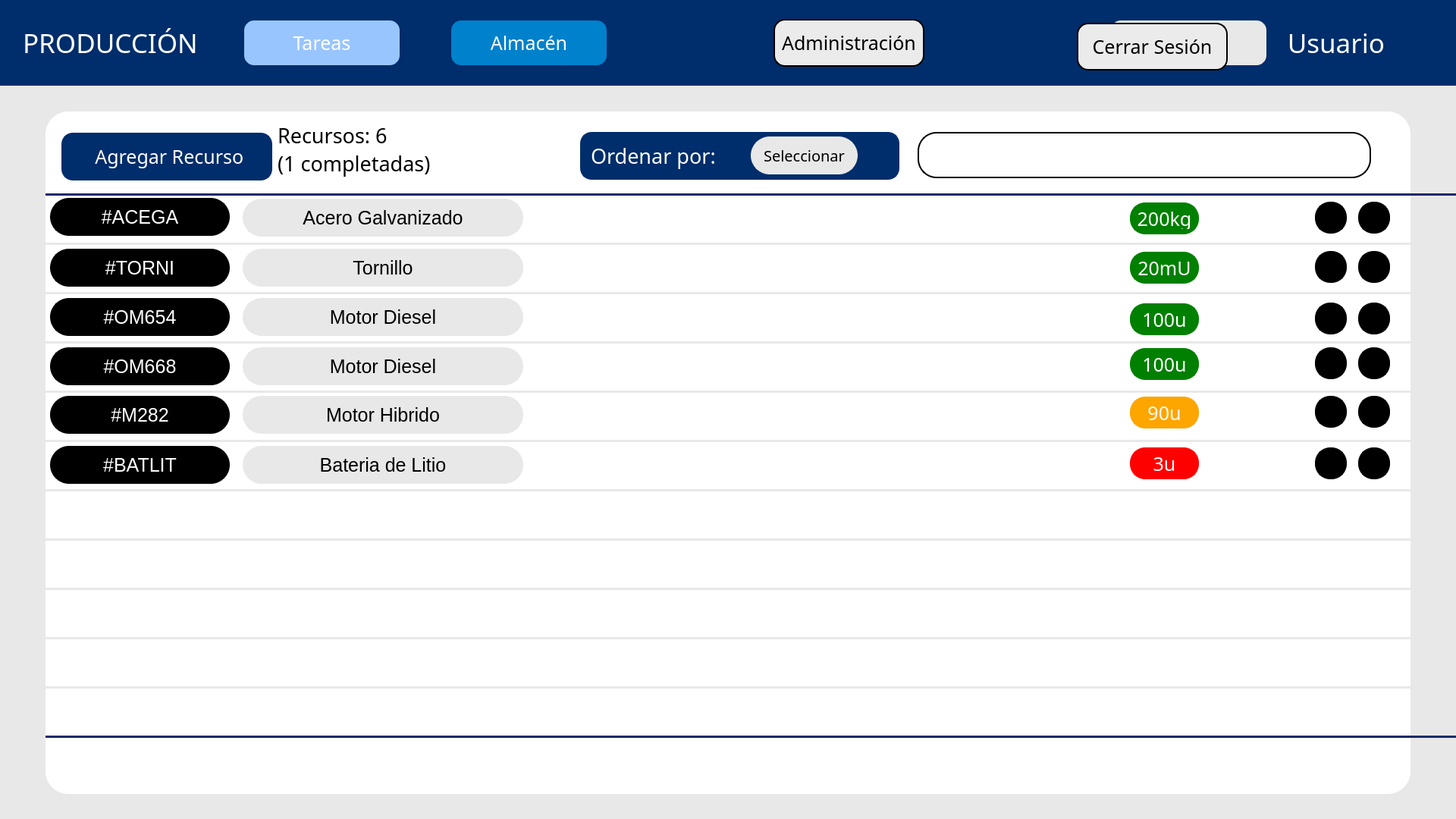
<?xml version="1.0" encoding="UTF-8"?>
<ui version="4.0">
 <class>Widget</class>
 <widget class="QWidget" name="Widget">
  <property name="geometry">
   <rect>
    <x>0</x>
    <y>0</y>
    <width>1920</width>
    <height>1080</height>
   </rect>
  </property>
  <property name="windowTitle">
   <string>Widget</string>
  </property>
  <widget class="QLabel" name="label_3">
   <property name="geometry">
    <rect>
     <x>0</x>
     <y>0</y>
     <width>1920</width>
     <height>113</height>
    </rect>
   </property>
   <property name="styleSheet">
    <string notr="true">background-color: rgb(0, 45, 107);</string>
   </property>
   <property name="text">
    <string/>
   </property>
   <property name="scaledContents">
    <bool>false</bool>
   </property>
  </widget>
  <widget class="QLabel" name="label_4">
   <property name="geometry">
    <rect>
     <x>0</x>
     <y>113</y>
     <width>1920</width>
     <height>967</height>
    </rect>
   </property>
   <property name="styleSheet">
    <string notr="true">background-color: #e8e8e8; </string>
   </property>
   <property name="text">
    <string/>
   </property>
   <property name="scaledContents">
    <bool>false</bool>
   </property>
  </widget>
  <widget class="QLabel" name="label_5">
   <property name="geometry">
    <rect>
     <x>918</x>
     <y>14</y>
     <width>85</width>
     <height>85</height>
    </rect>
   </property>
   <property name="styleSheet">
    <string notr="true"/>
   </property>
   <property name="text">
    <string/>
   </property>
   <property name="pixmap">
    <pixmap>logo.png</pixmap>
   </property>
   <property name="scaledContents">
    <bool>true</bool>
   </property>
  </widget>
  <widget class="QLabel" name="label_6">
   <property name="geometry">
    <rect>
     <x>60</x>
     <y>147</y>
     <width>1800</width>
     <height>900</height>
    </rect>
   </property>
   <property name="styleSheet">
    <string notr="true">background-color: white;
    border: 2px solid #ffffff;
    border-radius: 30px; /* Bordes redondeados */
    padding: 5px;</string>
   </property>
   <property name="text">
    <string/>
   </property>
   <property name="scaledContents">
    <bool>false</bool>
   </property>
  </widget>
  <widget class="QPushButton" name="botonAgregar">
   <property name="geometry">
    <rect>
     <x>81</x>
     <y>175</y>
     <width>278</width>
     <height>63</height>
    </rect>
   </property>
   <property name="font">
    <font>
     <family>icon-ui</family>
     <pointsize>19</pointsize>
    </font>
   </property>
   <property name="styleSheet">
    <string notr="true">background-color: rgb(0, 45, 107);
color: white;

border: 2px solid #002d6b;
border-radius: 15px; /* Bordes redondeados */
padding: 5px;



</string>
   </property>
   <property name="text">
    <string> Agregar Recurso</string>
   </property>
   <property name="icon">
    <iconset>
     <normaloff>c.png</normaloff>c.png</iconset>
   </property>
  </widget>
  <widget class="QLabel" name="label_12">
   <property name="geometry">
    <rect>
     <x>30</x>
     <y>36</y>
     <width>361</width>
     <height>41</height>
    </rect>
   </property>
   <property name="font">
    <font>
     <family>icon-ui</family>
     <pointsize>26</pointsize>
    </font>
   </property>
   <property name="styleSheet">
    <string notr="true">color: white;</string>
   </property>
   <property name="text">
    <string>PRODUCCIÓN</string>
   </property>
   <property name="alignment">
    <set>Qt::AlignmentFlag::AlignLeading|Qt::AlignmentFlag::AlignLeft|Qt::AlignmentFlag::AlignVCenter</set>
   </property>
  </widget>
  <widget class="QLabel" name="label_13">
   <property name="geometry">
    <rect>
     <x>1700</x>
     <y>36</y>
     <width>126</width>
     <height>41</height>
    </rect>
   </property>
   <property name="font">
    <font>
     <family>icon-ui</family>
     <pointsize>26</pointsize>
    </font>
   </property>
   <property name="styleSheet">
    <string notr="true">color: white;</string>
   </property>
   <property name="text">
    <string>Usuario</string>
   </property>
   <property name="alignment">
    <set>Qt::AlignmentFlag::AlignRight|Qt::AlignmentFlag::AlignTrailing|Qt::AlignmentFlag::AlignVCenter</set>
   </property>
  </widget>
  <widget class="QLabel" name="label_7">
   <property name="geometry">
    <rect>
     <x>1836</x>
     <y>29</y>
     <width>56</width>
     <height>56</height>
    </rect>
   </property>
   <property name="styleSheet">
    <string notr="true"/>
   </property>
   <property name="text">
    <string/>
   </property>
   <property name="pixmap">
    <pixmap>perfil-de-usuario.png</pixmap>
   </property>
   <property name="scaledContents">
    <bool>true</bool>
   </property>
  </widget>
  <widget class="QLabel" name="label_14">
   <property name="geometry">
    <rect>
     <x>366</x>
     <y>144</y>
     <width>347</width>
     <height>106</height>
    </rect>
   </property>
   <property name="font">
    <font>
     <family>icon-ui</family>
     <pointsize>20</pointsize>
    </font>
   </property>
   <property name="styleSheet">
    <string notr="true">color: black;</string>
   </property>
   <property name="text">
    <string>Recursos: 6
(1 completadas)</string>
   </property>
   <property name="alignment">
    <set>Qt::AlignmentFlag::AlignLeading|Qt::AlignmentFlag::AlignLeft|Qt::AlignmentFlag::AlignVCenter</set>
   </property>
  </widget>
  <widget class="QLabel" name="label">
   <property name="geometry">
    <rect>
     <x>60</x>
     <y>255</y>
     <width>1920</width>
     <height>3</height>
    </rect>
   </property>
   <property name="styleSheet">
    <string notr="true">background-color: rgb(0, 45, 107);</string>
   </property>
   <property name="text">
    <string/>
   </property>
  </widget>
  <widget class="QLabel" name="label_2">
   <property name="geometry">
    <rect>
     <x>60</x>
     <y>320</y>
     <width>1920</width>
     <height>3</height>
    </rect>
   </property>
   <property name="styleSheet">
    <string notr="true">background-color: rgb(232, 232, 232);</string>
   </property>
   <property name="text">
    <string/>
   </property>
  </widget>
  <widget class="QLabel" name="label_10">
   <property name="geometry">
    <rect>
     <x>60</x>
     <y>385</y>
     <width>1920</width>
     <height>3</height>
    </rect>
   </property>
   <property name="styleSheet">
    <string notr="true">background-color: rgb(232, 232, 232);</string>
   </property>
   <property name="text">
    <string/>
   </property>
  </widget>
  <widget class="QLabel" name="label_11">
   <property name="geometry">
    <rect>
     <x>60</x>
     <y>515</y>
     <width>1920</width>
     <height>3</height>
    </rect>
   </property>
   <property name="styleSheet">
    <string notr="true">background-color: rgb(232, 232, 232);</string>
   </property>
   <property name="text">
    <string/>
   </property>
  </widget>
  <widget class="QLabel" name="label_9">
   <property name="geometry">
    <rect>
     <x>60</x>
     <y>450</y>
     <width>1920</width>
     <height>3</height>
    </rect>
   </property>
   <property name="styleSheet">
    <string notr="true">background-color: rgb(232, 232, 232);</string>
   </property>
   <property name="text">
    <string/>
   </property>
  </widget>
  <widget class="QLabel" name="label_15">
   <property name="geometry">
    <rect>
     <x>60</x>
     <y>645</y>
     <width>1920</width>
     <height>3</height>
    </rect>
   </property>
   <property name="styleSheet">
    <string notr="true">background-color: rgb(232, 232, 232);</string>
   </property>
   <property name="text">
    <string/>
   </property>
  </widget>
  <widget class="QLabel" name="label_16">
   <property name="geometry">
    <rect>
     <x>60</x>
     <y>580</y>
     <width>1920</width>
     <height>3</height>
    </rect>
   </property>
   <property name="styleSheet">
    <string notr="true">background-color: rgb(232, 232, 232);</string>
   </property>
   <property name="text">
    <string/>
   </property>
  </widget>
  <widget class="QLabel" name="label_17">
   <property name="geometry">
    <rect>
     <x>60</x>
     <y>710</y>
     <width>1920</width>
     <height>3</height>
    </rect>
   </property>
   <property name="styleSheet">
    <string notr="true">background-color: rgb(232, 232, 232);</string>
   </property>
   <property name="text">
    <string/>
   </property>
  </widget>
  <widget class="QLabel" name="label_18">
   <property name="geometry">
    <rect>
     <x>60</x>
     <y>775</y>
     <width>1920</width>
     <height>3</height>
    </rect>
   </property>
   <property name="styleSheet">
    <string notr="true">background-color: rgb(232, 232, 232);</string>
   </property>
   <property name="text">
    <string/>
   </property>
  </widget>
  <widget class="QLabel" name="label_19">
   <property name="geometry">
    <rect>
     <x>60</x>
     <y>840</y>
     <width>1920</width>
     <height>3</height>
    </rect>
   </property>
   <property name="styleSheet">
    <string notr="true">background-color: rgb(232, 232, 232);</string>
   </property>
   <property name="text">
    <string/>
   </property>
  </widget>
  <widget class="QLabel" name="label_20">
   <property name="geometry">
    <rect>
     <x>60</x>
     <y>970</y>
     <width>1920</width>
     <height>3</height>
    </rect>
   </property>
   <property name="styleSheet">
    <string notr="true">background-color: rgb(0, 45, 107);</string>
   </property>
   <property name="text">
    <string/>
   </property>
  </widget>
  <widget class="QLabel" name="label_21">
   <property name="geometry">
    <rect>
     <x>60</x>
     <y>905</y>
     <width>1920</width>
     <height>3</height>
    </rect>
   </property>
   <property name="styleSheet">
    <string notr="true">background-color: rgb(232, 232, 232);</string>
   </property>
   <property name="text">
    <string/>
   </property>
  </widget>
  <widget class="QLabel" name="label_35">
   <property name="geometry">
    <rect>
     <x>66</x>
     <y>261</y>
     <width>237</width>
     <height>50</height>
    </rect>
   </property>
   <property name="font">
    <font>
     <family>Segoe UI</family>
     <pointsize>19</pointsize>
    </font>
   </property>
   <property name="styleSheet">
    <string notr="true">background-color: black;
color: rgb(255, 255, 255);

border: 2px solid black;
border-radius: 25px; /* Bordes redondeados */
padding: 5px;
</string>
   </property>
   <property name="text">
    <string>#ACEGA</string>
   </property>
   <property name="alignment">
    <set>Qt::AlignmentFlag::AlignCenter</set>
   </property>
  </widget>
  <widget class="QLabel" name="label_36">
   <property name="geometry">
    <rect>
     <x>66</x>
     <y>328</y>
     <width>237</width>
     <height>50</height>
    </rect>
   </property>
   <property name="font">
    <font>
     <family>Segoe UI</family>
     <pointsize>19</pointsize>
    </font>
   </property>
   <property name="styleSheet">
    <string notr="true">background-color: black;
color: rgb(255, 255, 255);

border: 2px solid black;
border-radius: 25px; /* Bordes redondeados */
padding: 5px;
</string>
   </property>
   <property name="text">
    <string>#TORNI</string>
   </property>
   <property name="alignment">
    <set>Qt::AlignmentFlag::AlignCenter</set>
   </property>
  </widget>
  <widget class="QLabel" name="label_37">
   <property name="geometry">
    <rect>
     <x>66</x>
     <y>393</y>
     <width>237</width>
     <height>50</height>
    </rect>
   </property>
   <property name="font">
    <font>
     <family>Segoe UI</family>
     <pointsize>19</pointsize>
    </font>
   </property>
   <property name="styleSheet">
    <string notr="true">background-color: black;
color: rgb(255, 255, 255);

border: 2px solid black;
border-radius: 25px; /* Bordes redondeados */
padding: 5px;
</string>
   </property>
   <property name="text">
    <string>#OM654</string>
   </property>
   <property name="alignment">
    <set>Qt::AlignmentFlag::AlignCenter</set>
   </property>
  </widget>
  <widget class="QLabel" name="label_38">
   <property name="geometry">
    <rect>
     <x>320</x>
     <y>262</y>
     <width>370</width>
     <height>50</height>
    </rect>
   </property>
   <property name="font">
    <font>
     <family>Segoe UI</family>
     <pointsize>19</pointsize>
    </font>
   </property>
   <property name="styleSheet">
    <string notr="true">background-color: #e8e8e8;
color: black;

border: 2px solid #e8e8e8;
border-radius: 25px; /* Bordes redondeados */
padding: 5px;
</string>
   </property>
   <property name="text">
    <string>Acero Galvanizado</string>
   </property>
   <property name="alignment">
    <set>Qt::AlignmentFlag::AlignCenter</set>
   </property>
  </widget>
  <widget class="QLabel" name="label_39">
   <property name="geometry">
    <rect>
     <x>320</x>
     <y>328</y>
     <width>370</width>
     <height>50</height>
    </rect>
   </property>
   <property name="font">
    <font>
     <family>Segoe UI</family>
     <pointsize>19</pointsize>
    </font>
   </property>
   <property name="styleSheet">
    <string notr="true">background-color: #e8e8e8;
color: black;

border: 2px solid #e8e8e8;
border-radius: 25px; /* Bordes redondeados */
padding: 5px;
</string>
   </property>
   <property name="text">
    <string>Tornillo</string>
   </property>
   <property name="alignment">
    <set>Qt::AlignmentFlag::AlignCenter</set>
   </property>
  </widget>
  <widget class="QLabel" name="label_40">
   <property name="geometry">
    <rect>
     <x>320</x>
     <y>393</y>
     <width>370</width>
     <height>50</height>
    </rect>
   </property>
   <property name="font">
    <font>
     <family>Segoe UI</family>
     <pointsize>19</pointsize>
    </font>
   </property>
   <property name="styleSheet">
    <string notr="true">background-color: #e8e8e8;
color: black;

border: 2px solid #e8e8e8;
border-radius: 25px; /* Bordes redondeados */
padding: 5px;
</string>
   </property>
   <property name="text">
    <string>Motor Diesel</string>
   </property>
   <property name="alignment">
    <set>Qt::AlignmentFlag::AlignCenter</set>
   </property>
  </widget>
  <widget class="QPushButton" name="botonEditar1">
   <property name="geometry">
    <rect>
     <x>1734</x>
     <y>266</y>
     <width>42</width>
     <height>42</height>
    </rect>
   </property>
   <property name="font">
    <font>
     <family>icon-ui</family>
     <pointsize>19</pointsize>
    </font>
   </property>
   <property name="styleSheet">
    <string notr="true">background-color: black;

border: 2px solid black;
border-radius: 20px; /* Bordes redondeados */
padding: 5px;</string>
   </property>
   <property name="text">
    <string/>
   </property>
   <property name="icon">
    <iconset>
     <normaloff>edit.png</normaloff>edit.png</iconset>
   </property>
  </widget>
  <widget class="QPushButton" name="botonEditar2">
   <property name="geometry">
    <rect>
     <x>1734</x>
     <y>331</y>
     <width>42</width>
     <height>42</height>
    </rect>
   </property>
   <property name="font">
    <font>
     <family>icon-ui</family>
     <pointsize>19</pointsize>
    </font>
   </property>
   <property name="styleSheet">
    <string notr="true">background-color: black;

border: 2px solid black;
border-radius: 20px; /* Bordes redondeados */
padding: 5px;</string>
   </property>
   <property name="text">
    <string/>
   </property>
   <property name="icon">
    <iconset>
     <normaloff>edit.png</normaloff>edit.png</iconset>
   </property>
  </widget>
  <widget class="QPushButton" name="botonEditar3">
   <property name="geometry">
    <rect>
     <x>1734</x>
     <y>399</y>
     <width>42</width>
     <height>42</height>
    </rect>
   </property>
   <property name="font">
    <font>
     <family>icon-ui</family>
     <pointsize>19</pointsize>
    </font>
   </property>
   <property name="styleSheet">
    <string notr="true">background-color: black;

border: 2px solid black;
border-radius: 20px; /* Bordes redondeados */
padding: 5px;</string>
   </property>
   <property name="text">
    <string/>
   </property>
   <property name="icon">
    <iconset>
     <normaloff>edit.png</normaloff>edit.png</iconset>
   </property>
  </widget>
  <widget class="QPushButton" name="botonSacar2">
   <property name="geometry">
    <rect>
     <x>1791</x>
     <y>331</y>
     <width>42</width>
     <height>42</height>
    </rect>
   </property>
   <property name="font">
    <font>
     <family>icon-ui</family>
     <pointsize>19</pointsize>
    </font>
   </property>
   <property name="styleSheet">
    <string notr="true">background-color: black;

border: 2px solid black;
border-radius: 20px; /* Bordes redondeados */
padding: 5px;</string>
   </property>
   <property name="text">
    <string/>
   </property>
   <property name="icon">
    <iconset>
     <normaloff>close.png</normaloff>close.png</iconset>
   </property>
  </widget>
  <widget class="QPushButton" name="botonSacar1">
   <property name="geometry">
    <rect>
     <x>1791</x>
     <y>266</y>
     <width>42</width>
     <height>42</height>
    </rect>
   </property>
   <property name="font">
    <font>
     <family>icon-ui</family>
     <pointsize>19</pointsize>
    </font>
   </property>
   <property name="styleSheet">
    <string notr="true">background-color: black;

border: 2px solid black;
border-radius: 20px; /* Bordes redondeados */
padding: 5px;</string>
   </property>
   <property name="text">
    <string/>
   </property>
   <property name="icon">
    <iconset>
     <normaloff>close.png</normaloff>close.png</iconset>
   </property>
  </widget>
  <widget class="QPushButton" name="botonSacar3">
   <property name="geometry">
    <rect>
     <x>1791</x>
     <y>399</y>
     <width>42</width>
     <height>42</height>
    </rect>
   </property>
   <property name="font">
    <font>
     <family>icon-ui</family>
     <pointsize>19</pointsize>
    </font>
   </property>
   <property name="styleSheet">
    <string notr="true">background-color: black;

border: 2px solid black;
border-radius: 20px; /* Bordes redondeados */
padding: 5px;</string>
   </property>
   <property name="text">
    <string/>
   </property>
   <property name="icon">
    <iconset>
     <normaloff>close.png</normaloff>close.png</iconset>
   </property>
  </widget>
  <widget class="QLabel" name="label_42">
   <property name="geometry">
    <rect>
     <x>320</x>
     <y>458</y>
     <width>370</width>
     <height>50</height>
    </rect>
   </property>
   <property name="font">
    <font>
     <family>Segoe UI</family>
     <pointsize>19</pointsize>
    </font>
   </property>
   <property name="styleSheet">
    <string notr="true">background-color: #e8e8e8;
color: black;

border: 2px solid #e8e8e8;
border-radius: 25px; /* Bordes redondeados */
padding: 5px;
</string>
   </property>
   <property name="text">
    <string>Motor Diesel</string>
   </property>
   <property name="alignment">
    <set>Qt::AlignmentFlag::AlignCenter</set>
   </property>
  </widget>
  <widget class="QPushButton" name="botonEditar5">
   <property name="geometry">
    <rect>
     <x>1734</x>
     <y>522</y>
     <width>42</width>
     <height>42</height>
    </rect>
   </property>
   <property name="font">
    <font>
     <family>icon-ui</family>
     <pointsize>19</pointsize>
    </font>
   </property>
   <property name="styleSheet">
    <string notr="true">background-color: black;

border: 2px solid black;
border-radius: 20px; /* Bordes redondeados */
padding: 5px;</string>
   </property>
   <property name="text">
    <string/>
   </property>
   <property name="icon">
    <iconset>
     <normaloff>edit.png</normaloff>edit.png</iconset>
   </property>
  </widget>
  <widget class="QLabel" name="label_43">
   <property name="geometry">
    <rect>
     <x>66</x>
     <y>522</y>
     <width>237</width>
     <height>50</height>
    </rect>
   </property>
   <property name="font">
    <font>
     <family>Segoe UI</family>
     <pointsize>19</pointsize>
    </font>
   </property>
   <property name="styleSheet">
    <string notr="true">background-color: rgb(0, 0, 0);
color: rgb(255, 255, 255);

border: 2px solid #00000;
border-radius: 25px; /* Bordes redondeados */
padding: 5px;
</string>
   </property>
   <property name="text">
    <string>#M282</string>
   </property>
   <property name="alignment">
    <set>Qt::AlignmentFlag::AlignCenter</set>
   </property>
  </widget>
  <widget class="QPushButton" name="botonSacar5">
   <property name="geometry">
    <rect>
     <x>1791</x>
     <y>522</y>
     <width>42</width>
     <height>42</height>
    </rect>
   </property>
   <property name="font">
    <font>
     <family>icon-ui</family>
     <pointsize>19</pointsize>
    </font>
   </property>
   <property name="styleSheet">
    <string notr="true">background-color: black;

border: 2px solid black;
border-radius: 20px; /* Bordes redondeados */
padding: 5px;</string>
   </property>
   <property name="text">
    <string/>
   </property>
   <property name="icon">
    <iconset>
     <normaloff>close.png</normaloff>close.png</iconset>
   </property>
  </widget>
  <widget class="QLabel" name="label_44">
   <property name="geometry">
    <rect>
     <x>66</x>
     <y>458</y>
     <width>237</width>
     <height>50</height>
    </rect>
   </property>
   <property name="font">
    <font>
     <family>Segoe UI</family>
     <pointsize>19</pointsize>
    </font>
   </property>
   <property name="styleSheet">
    <string notr="true">background-color: black;
color: rgb(255, 255, 255);

border: 2px solid black;
border-radius: 25px; /* Bordes redondeados */
padding: 5px;
</string>
   </property>
   <property name="text">
    <string>#OM668</string>
   </property>
   <property name="alignment">
    <set>Qt::AlignmentFlag::AlignCenter</set>
   </property>
  </widget>
  <widget class="QPushButton" name="botonSacar4">
   <property name="geometry">
    <rect>
     <x>1791</x>
     <y>458</y>
     <width>42</width>
     <height>42</height>
    </rect>
   </property>
   <property name="font">
    <font>
     <family>icon-ui</family>
     <pointsize>19</pointsize>
    </font>
   </property>
   <property name="styleSheet">
    <string notr="true">background-color: black;

border: 2px solid black;
border-radius: 20px; /* Bordes redondeados */
padding: 5px;</string>
   </property>
   <property name="text">
    <string/>
   </property>
   <property name="icon">
    <iconset>
     <normaloff>close.png</normaloff>close.png</iconset>
   </property>
  </widget>
  <widget class="QLabel" name="label_46">
   <property name="geometry">
    <rect>
     <x>320</x>
     <y>522</y>
     <width>370</width>
     <height>50</height>
    </rect>
   </property>
   <property name="font">
    <font>
     <family>Segoe UI</family>
     <pointsize>19</pointsize>
    </font>
   </property>
   <property name="styleSheet">
    <string notr="true">background-color: #e8e8e8;
color: black;

border: 2px solid #e8e8e8;
border-radius: 25px; /* Bordes redondeados */
padding: 5px;
</string>
   </property>
   <property name="text">
    <string>Motor Hibrido</string>
   </property>
   <property name="alignment">
    <set>Qt::AlignmentFlag::AlignCenter</set>
   </property>
  </widget>
  <widget class="QPushButton" name="botonEditar4">
   <property name="geometry">
    <rect>
     <x>1734</x>
     <y>458</y>
     <width>42</width>
     <height>42</height>
    </rect>
   </property>
   <property name="font">
    <font>
     <family>icon-ui</family>
     <pointsize>19</pointsize>
    </font>
   </property>
   <property name="styleSheet">
    <string notr="true">background-color: black;

border: 2px solid black;
border-radius: 20px; /* Bordes redondeados */
padding: 5px;</string>
   </property>
   <property name="text">
    <string/>
   </property>
   <property name="icon">
    <iconset>
     <normaloff>edit.png</normaloff>edit.png</iconset>
   </property>
  </widget>
  <widget class="QPushButton" name="botonProgreso4">
   <property name="geometry">
    <rect>
     <x>1490</x>
     <y>459</y>
     <width>91</width>
     <height>42</height>
    </rect>
   </property>
   <property name="font">
    <font>
     <family>icon-ui</family>
     <pointsize>19</pointsize>
    </font>
   </property>
   <property name="styleSheet">
    <string notr="true">background-color: green;
color:white;

border: 2px solid green;
border-radius: 20px; /* Bordes redondeados */
padding: 5px;</string>
   </property>
   <property name="text">
    <string>100u</string>
   </property>
  </widget>
  <widget class="QPushButton" name="botonProgreso2">
   <property name="geometry">
    <rect>
     <x>1490</x>
     <y>332</y>
     <width>91</width>
     <height>42</height>
    </rect>
   </property>
   <property name="font">
    <font>
     <family>icon-ui</family>
     <pointsize>19</pointsize>
    </font>
   </property>
   <property name="styleSheet">
    <string notr="true">background-color: green;
color:white;

border: 2px solid green;
border-radius: 20px; /* Bordes redondeados */
padding: 5px;</string>
   </property>
   <property name="text">
    <string>20mU</string>
   </property>
  </widget>
  <widget class="QPushButton" name="botonProgreso5">
   <property name="geometry">
    <rect>
     <x>1490</x>
     <y>523</y>
     <width>91</width>
     <height>42</height>
    </rect>
   </property>
   <property name="font">
    <font>
     <family>icon-ui</family>
     <pointsize>19</pointsize>
    </font>
   </property>
   <property name="styleSheet">
    <string notr="true">background-color: orange;
color:white;

border: 2px solid orange;
border-radius: 20px; /* Bordes redondeados */
padding: 5px;</string>
   </property>
   <property name="text">
    <string>90u</string>
   </property>
  </widget>
  <widget class="QPushButton" name="botonProgreso3">
   <property name="geometry">
    <rect>
     <x>1490</x>
     <y>400</y>
     <width>91</width>
     <height>42</height>
    </rect>
   </property>
   <property name="font">
    <font>
     <family>icon-ui</family>
     <pointsize>19</pointsize>
    </font>
   </property>
   <property name="styleSheet">
    <string notr="true">background-color: green;
color:white;

border: 2px solid green;
border-radius: 20px; /* Bordes redondeados */
padding: 5px;</string>
   </property>
   <property name="text">
    <string>100u</string>
   </property>
  </widget>
  <widget class="QPushButton" name="botonProgreso1">
   <property name="geometry">
    <rect>
     <x>1490</x>
     <y>267</y>
     <width>91</width>
     <height>42</height>
    </rect>
   </property>
   <property name="font">
    <font>
     <family>icon-ui</family>
     <pointsize>19</pointsize>
    </font>
   </property>
   <property name="styleSheet">
    <string notr="true">background-color: green;
color:white;

border: 2px solid green;
border-radius: 20px; /* Bordes redondeados */
padding: 5px;</string>
   </property>
   <property name="text">
    <string>200kg</string>
   </property>
  </widget>
  <widget class="QLabel" name="label_22">
   <property name="geometry">
    <rect>
     <x>765</x>
     <y>174</y>
     <width>421</width>
     <height>63</height>
    </rect>
   </property>
   <property name="font">
    <font>
     <family>icon-ui</family>
     <pointsize>20</pointsize>
    </font>
   </property>
   <property name="styleSheet">
    <string notr="true">color: white;
background-color: rgb(0, 45, 107);

border: 2px solid #002d6b;
border-radius: 15px; /* Bordes redondeados */
padding: 5px;</string>
   </property>
   <property name="text">
    <string>Ordenar por:</string>
   </property>
   <property name="alignment">
    <set>Qt::AlignmentFlag::AlignLeading|Qt::AlignmentFlag::AlignLeft|Qt::AlignmentFlag::AlignVCenter</set>
   </property>
  </widget>
  <widget class="QLineEdit" name="lineEdit">
   <property name="geometry">
    <rect>
     <x>1261</x>
     <y>192</y>
     <width>501</width>
     <height>31</height>
    </rect>
   </property>
   <property name="styleSheet">
    <string notr="true">color: black;
background-color: white;

border: 2px solid white;
border-radius: 25px; /* Bordes redondeados */
padding: 5px;

font-size:15px;</string>
   </property>
  </widget>
  <widget class="QPushButton" name="botonBorrar">
   <property name="geometry">
    <rect>
     <x>1771</x>
     <y>192</y>
     <width>21</width>
     <height>31</height>
    </rect>
   </property>
   <property name="font">
    <font>
     <family>icon-ui</family>
     <pointsize>19</pointsize>
    </font>
   </property>
   <property name="styleSheet">
    <string notr="true">color: white;
background-color: white;

border: 2px solid white;
border-radius: 20px; /* Bordes redondeados */
padding: 5px;</string>
   </property>
   <property name="text">
    <string/>
   </property>
   <property name="icon">
    <iconset>
     <normaloff>close2.png</normaloff>close2.png</iconset>
   </property>
   <property name="iconSize">
    <size>
     <width>16</width>
     <height>16</height>
    </size>
   </property>
  </widget>
  <widget class="QPushButton" name="botonOrdenar1">
   <property name="geometry">
    <rect>
     <x>990</x>
     <y>180</y>
     <width>141</width>
     <height>50</height>
    </rect>
   </property>
   <property name="font">
    <font>
     <family>icon-ui</family>
     <pointsize>-1</pointsize>
    </font>
   </property>
   <property name="styleSheet">
    <string notr="true">background-color: #e8e8e8;
font-size:20px;
color:black;


border: 2px solid #e8e8e8;
border-radius: 25px; /* Bordes redondeados */
padding: 5px;</string>
   </property>
   <property name="text">
    <string>Seleccionar</string>
   </property>
   <property name="icon">
    <iconset>
     <normaloff>down_arrow.png</normaloff>down_arrow.png</iconset>
   </property>
  </widget>
  <widget class="QPushButton" name="botonBuscar">
   <property name="geometry">
    <rect>
     <x>1221</x>
     <y>187</y>
     <width>31</width>
     <height>41</height>
    </rect>
   </property>
   <property name="font">
    <font>
     <family>icon-ui</family>
     <pointsize>19</pointsize>
    </font>
   </property>
   <property name="styleSheet">
    <string notr="true">color: white;
background-color: white;

border: 2px solid white;
border-radius: 20px; /* Bordes redondeados */
padding: 5px;</string>
   </property>
   <property name="text">
    <string/>
   </property>
   <property name="icon">
    <iconset>
     <normaloff>search.png</normaloff>search.png</iconset>
   </property>
   <property name="iconSize">
    <size>
     <width>31</width>
     <height>31</height>
    </size>
   </property>
  </widget>
  <widget class="QLabel" name="label_24">
   <property name="geometry">
    <rect>
     <x>1210</x>
     <y>174</y>
     <width>598</width>
     <height>61</height>
    </rect>
   </property>
   <property name="font">
    <font>
     <family>icon-ui</family>
     <pointsize>20</pointsize>
    </font>
   </property>
   <property name="styleSheet">
    <string notr="true">color: white;
background-color: white;

border: 2px solid black;
border-radius: 25px; /* Bordes redondeados */
padding: 5px;</string>
   </property>
   <property name="text">
    <string/>
   </property>
   <property name="alignment">
    <set>Qt::AlignmentFlag::AlignLeading|Qt::AlignmentFlag::AlignLeft|Qt::AlignmentFlag::AlignVCenter</set>
   </property>
  </widget>
  <widget class="QPushButton" name="botonTareas">
   <property name="geometry">
    <rect>
     <x>320</x>
     <y>25</y>
     <width>209</width>
     <height>63</height>
    </rect>
   </property>
   <property name="font">
    <font>
     <family>icon-ui</family>
     <pointsize>19</pointsize>
    </font>
   </property>
   <property name="styleSheet">
    <string notr="true">background-color: #99c5ff;
color: white;

border: 2px solid #002d6b;
border-radius: 15px; /* Bordes redondeados */
padding: 5px;



</string>
   </property>
   <property name="text">
    <string>Tareas</string>
   </property>
  </widget>
  <widget class="QPushButton" name="botonAlmacen">
   <property name="geometry">
    <rect>
     <x>593</x>
     <y>25</y>
     <width>209</width>
     <height>63</height>
    </rect>
   </property>
   <property name="font">
    <font>
     <family>icon-ui</family>
     <pointsize>19</pointsize>
    </font>
   </property>
   <property name="styleSheet">
    <string notr="true">background-color: #0081cc;
color: white;

border: 2px solid #002d6b;
border-radius: 15px; /* Bordes redondeados */
padding: 5px;



</string>
   </property>
   <property name="text">
    <string>Almacén</string>
   </property>
  </widget>
  <widget class="QPushButton" name="botonAlerta">
   <property name="geometry">
    <rect>
     <x>1463</x>
     <y>25</y>
     <width>209</width>
     <height>63</height>
    </rect>
   </property>
   <property name="font">
    <font>
     <family>icon-ui</family>
     <pointsize>19</pointsize>
    </font>
   </property>
   <property name="styleSheet">
    <string notr="true">background-color: #e8e8e8;
color: black;

border: 2px solid #002d6b;
border-radius: 15px; /* Bordes redondeados */
padding: 5px;



</string>
   </property>
   <property name="text">
    <string>   Alertas</string>
   </property>
  </widget>
  <widget class="QPushButton" name="botonAlerta2">
   <property name="geometry">
    <rect>
     <x>1480</x>
     <y>35</y>
     <width>42</width>
     <height>42</height>
    </rect>
   </property>
   <property name="font">
    <font>
     <family>icon-ui</family>
     <pointsize>19</pointsize>
    </font>
   </property>
   <property name="styleSheet">
    <string notr="true">background-color: red;
color: white;

border: 2px solid red;
border-radius: 20px; /* Bordes redondeados */
padding: 5px;</string>
   </property>
   <property name="text">
    <string>1</string>
   </property>
  </widget>
  <widget class="QLabel" name="label_47">
   <property name="geometry">
    <rect>
     <x>320</x>
     <y>588</y>
     <width>370</width>
     <height>50</height>
    </rect>
   </property>
   <property name="font">
    <font>
     <family>Segoe UI</family>
     <pointsize>19</pointsize>
    </font>
   </property>
   <property name="styleSheet">
    <string notr="true">background-color: #e8e8e8;
color: black;

border: 2px solid #e8e8e8;
border-radius: 25px; /* Bordes redondeados */
padding: 5px;
</string>
   </property>
   <property name="text">
    <string>Bateria de Litio</string>
   </property>
   <property name="alignment">
    <set>Qt::AlignmentFlag::AlignCenter</set>
   </property>
  </widget>
  <widget class="QLabel" name="label_45">
   <property name="geometry">
    <rect>
     <x>66</x>
     <y>588</y>
     <width>237</width>
     <height>50</height>
    </rect>
   </property>
   <property name="font">
    <font>
     <family>Segoe UI</family>
     <pointsize>19</pointsize>
    </font>
   </property>
   <property name="styleSheet">
    <string notr="true">background-color: rgb(0, 0, 0);
color: rgb(255, 255, 255);

border: 2px solid #00000;
border-radius: 25px; /* Bordes redondeados */
padding: 5px;
</string>
   </property>
   <property name="text">
    <string>#BATLIT</string>
   </property>
   <property name="alignment">
    <set>Qt::AlignmentFlag::AlignCenter</set>
   </property>
  </widget>
  <widget class="QPushButton" name="botonEditar6">
   <property name="geometry">
    <rect>
     <x>1734</x>
     <y>590</y>
     <width>42</width>
     <height>42</height>
    </rect>
   </property>
   <property name="font">
    <font>
     <family>icon-ui</family>
     <pointsize>19</pointsize>
    </font>
   </property>
   <property name="styleSheet">
    <string notr="true">background-color: black;

border: 2px solid black;
border-radius: 20px; /* Bordes redondeados */
padding: 5px;</string>
   </property>
   <property name="text">
    <string/>
   </property>
   <property name="icon">
    <iconset>
     <normaloff>edit.png</normaloff>edit.png</iconset>
   </property>
  </widget>
  <widget class="QPushButton" name="botonProgreso6">
   <property name="geometry">
    <rect>
     <x>1490</x>
     <y>590</y>
     <width>91</width>
     <height>42</height>
    </rect>
   </property>
   <property name="font">
    <font>
     <family>icon-ui</family>
     <pointsize>19</pointsize>
    </font>
   </property>
   <property name="styleSheet">
    <string notr="true">background-color: red;
color:white;

border: 2px solid red;
border-radius: 20px; /* Bordes redondeados */
padding: 5px;</string>
   </property>
   <property name="text">
    <string>3u</string>
   </property>
  </widget>
  <widget class="QPushButton" name="botonSacar6">
   <property name="geometry">
    <rect>
     <x>1791</x>
     <y>590</y>
     <width>42</width>
     <height>42</height>
    </rect>
   </property>
   <property name="font">
    <font>
     <family>icon-ui</family>
     <pointsize>19</pointsize>
    </font>
   </property>
   <property name="styleSheet">
    <string notr="true">background-color: black;

border: 2px solid black;
border-radius: 20px; /* Bordes redondeados */
padding: 5px;</string>
   </property>
   <property name="text">
    <string/>
   </property>
   <property name="icon">
    <iconset>
     <normaloff>close.png</normaloff>close.png</iconset>
   </property>
  </widget>
  <widget class="QPushButton" name="botonLogOut">
   <property name="geometry">
    <rect>
     <x>1420</x>
     <y>30</y>
     <width>199</width>
     <height>63</height>
    </rect>
   </property>
   <property name="font">
    <font>
     <family>icon-ui</family>
     <pointsize>19</pointsize>
    </font>
   </property>
   <property name="styleSheet">
    <string notr="true">border: 2px solid #000000;
border-radius: 15px; /* Bordes redondeados */
padding: 5px;

color: black;
background-color: #ebebeb;</string>
   </property>
   <property name="text">
    <string>Cerrar Sesión</string>
   </property>
  </widget>
  <widget class="QPushButton" name="botonAdmin">
   <property name="geometry">
    <rect>
     <x>1020</x>
     <y>25</y>
     <width>199</width>
     <height>63</height>
    </rect>
   </property>
   <property name="font">
    <font>
     <family>icon-ui</family>
     <pointsize>19</pointsize>
    </font>
   </property>
   <property name="styleSheet">
    <string notr="true">border: 2px solid #000000;
border-radius: 15px; /* Bordes redondeados */
padding: 5px;

color: black;
background-color: #ebebeb;</string>
   </property>
   <property name="text">
    <string>Administración</string>
   </property>
  </widget>
  <zorder>label_4</zorder>
  <zorder>label_6</zorder>
  <zorder>label_3</zorder>
  <zorder>label_5</zorder>
  <zorder>botonAgregar</zorder>
  <zorder>label_12</zorder>
  <zorder>label_13</zorder>
  <zorder>label_7</zorder>
  <zorder>label_14</zorder>
  <zorder>label</zorder>
  <zorder>label_2</zorder>
  <zorder>label_10</zorder>
  <zorder>label_11</zorder>
  <zorder>label_9</zorder>
  <zorder>label_15</zorder>
  <zorder>label_16</zorder>
  <zorder>label_17</zorder>
  <zorder>label_18</zorder>
  <zorder>label_19</zorder>
  <zorder>label_20</zorder>
  <zorder>label_21</zorder>
  <zorder>label_35</zorder>
  <zorder>label_36</zorder>
  <zorder>label_37</zorder>
  <zorder>label_38</zorder>
  <zorder>label_39</zorder>
  <zorder>label_40</zorder>
  <zorder>botonEditar1</zorder>
  <zorder>botonEditar2</zorder>
  <zorder>botonEditar3</zorder>
  <zorder>botonSacar2</zorder>
  <zorder>botonSacar1</zorder>
  <zorder>botonSacar3</zorder>
  <zorder>label_42</zorder>
  <zorder>botonEditar5</zorder>
  <zorder>label_43</zorder>
  <zorder>botonSacar5</zorder>
  <zorder>label_44</zorder>
  <zorder>botonSacar4</zorder>
  <zorder>label_46</zorder>
  <zorder>botonEditar4</zorder>
  <zorder>botonProgreso4</zorder>
  <zorder>botonProgreso2</zorder>
  <zorder>botonProgreso5</zorder>
  <zorder>botonProgreso3</zorder>
  <zorder>botonProgreso1</zorder>
  <zorder>label_22</zorder>
  <zorder>botonOrdenar1</zorder>
  <zorder>label_24</zorder>
  <zorder>botonBorrar</zorder>
  <zorder>botonBuscar</zorder>
  <zorder>lineEdit</zorder>
  <zorder>botonTareas</zorder>
  <zorder>botonAlmacen</zorder>
  <zorder>botonAlerta</zorder>
  <zorder>botonAlerta2</zorder>
  <zorder>label_47</zorder>
  <zorder>label_45</zorder>
  <zorder>botonEditar6</zorder>
  <zorder>botonProgreso6</zorder>
  <zorder>botonSacar6</zorder>
  <zorder>botonLogOut</zorder>
  <zorder>botonAdmin</zorder>
 </widget>
 <resources/>
 <connections/>
</ui>
